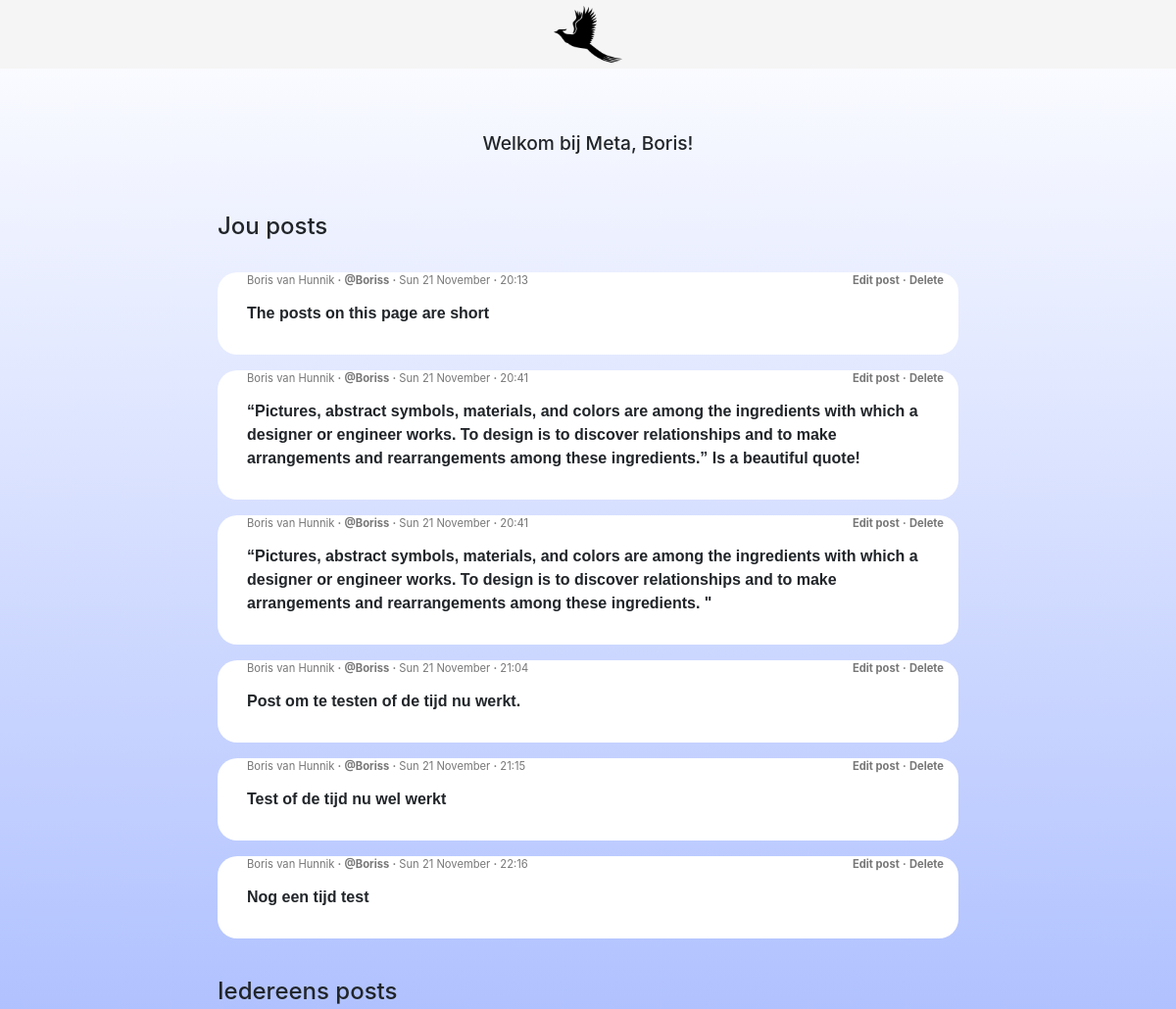
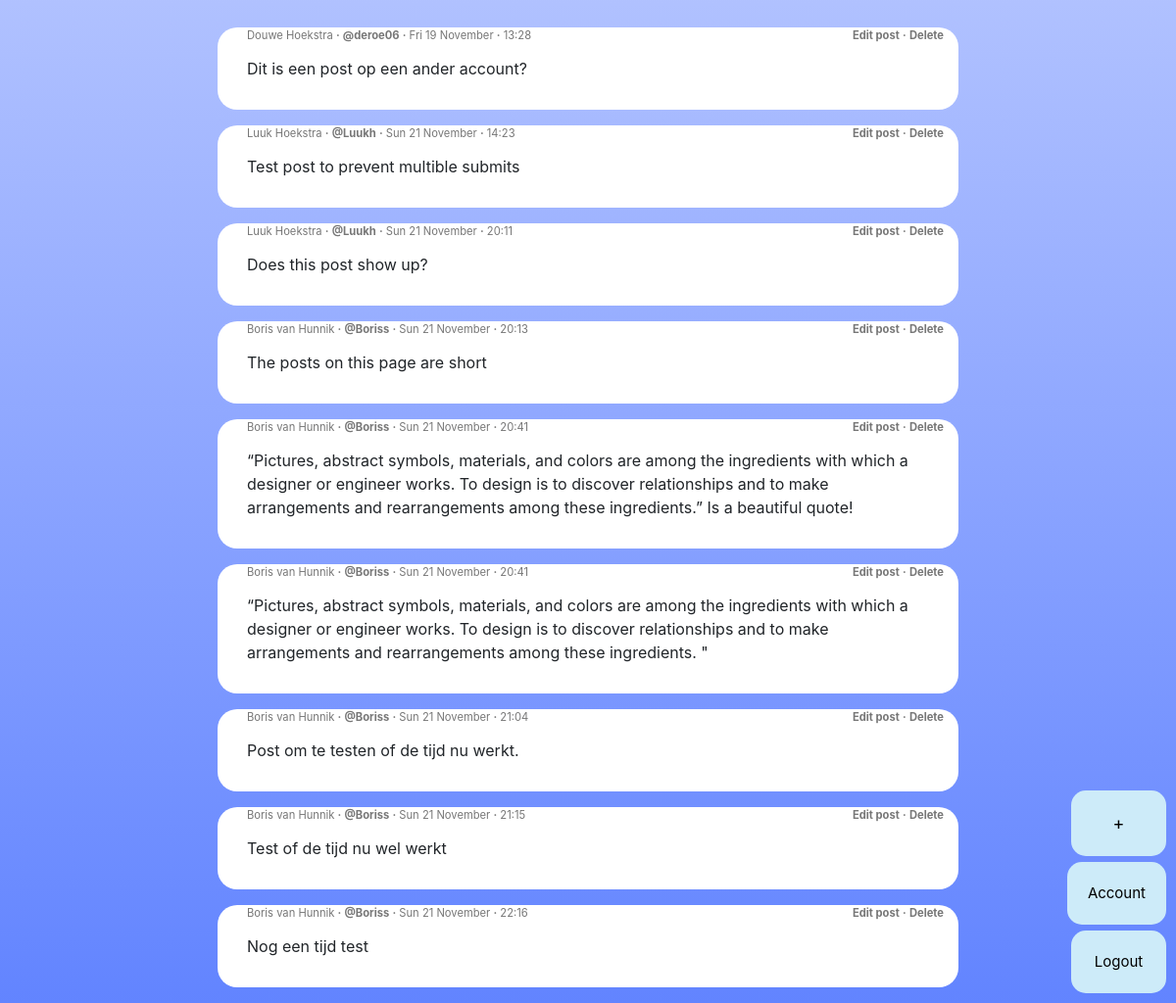
/ (signed in), run on an earlier commit of the app's database (2 pictures, top to bottom).
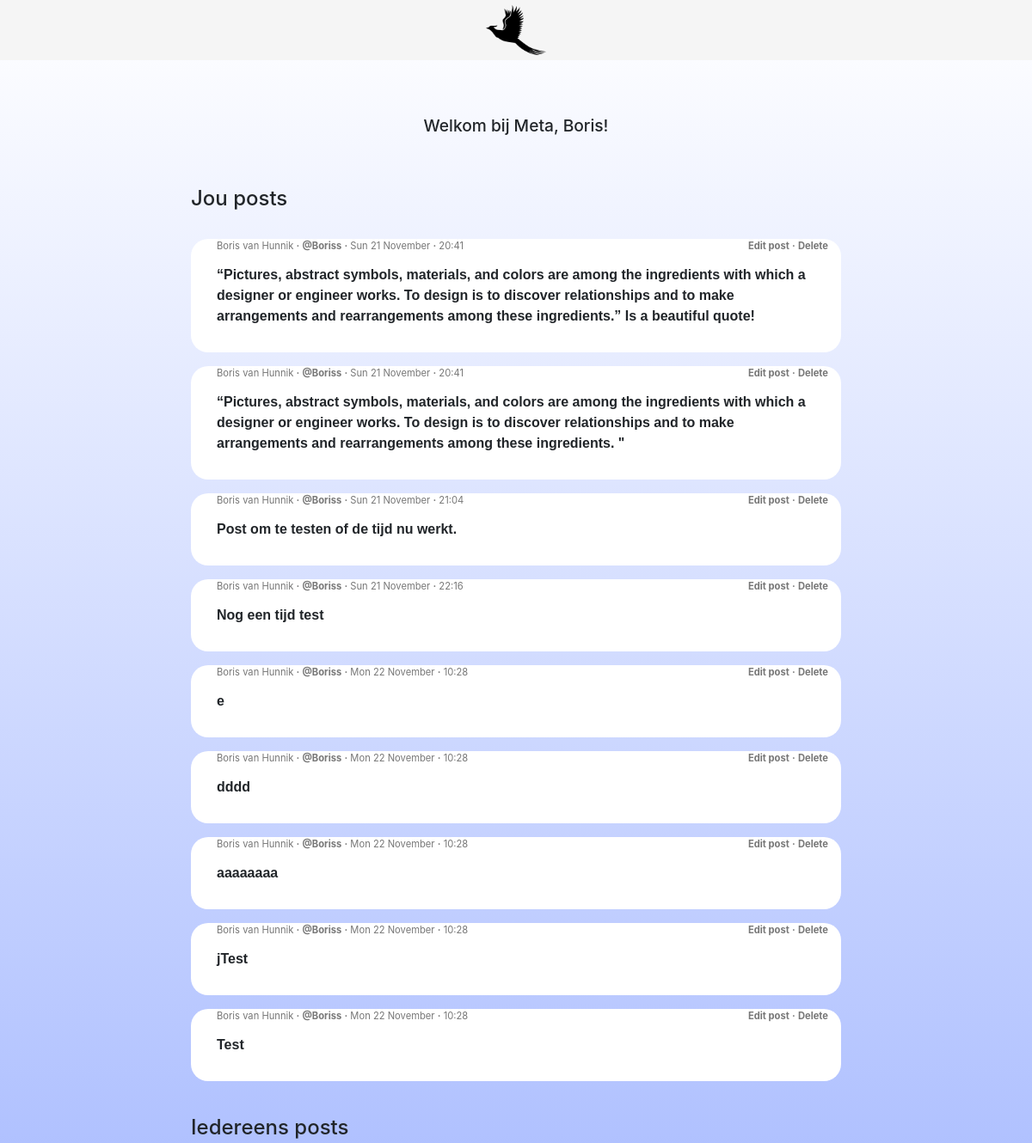
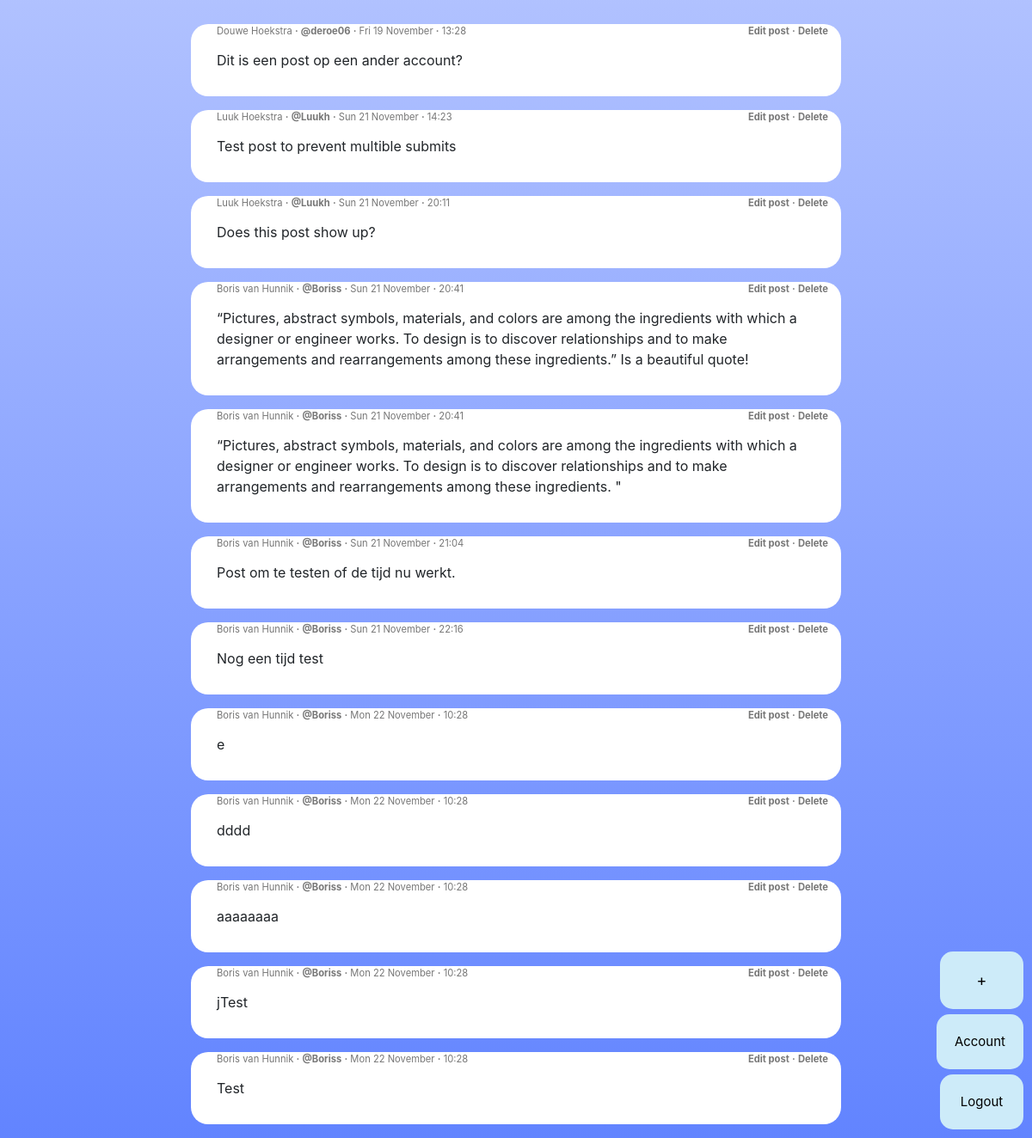
And on a later commit of the database (2 pictures, top to bottom).
### website/models.py (models this page shows)
class User(db.Model, UserMixin):
    id = db.Column(db.Integer, primary_key=True)
    email = db.Column(db.String(150), nullable=False, unique=True)
    password = db.Column(db.String(150), nullable=False)
    user_name = db.Column(db.String(150), nullable=False, unique=True)
    first_name = db.Column(db.String(150), nullable=False)
    last_name = db.Column(db.String(150), nullable=False)
    birth_date = db.Column(MyDateTime)
    creation_date = db.Column(db.DateTime(timezone=True), nullable=False, default=datetime.utcnow)
    notes = db.relationship('Note', back_populates='user')

class Note(db.Model):
    id = db.Column(db.Integer, primary_key=True)
    data = db.Column(db.String(10000), nullable=False)
    date = db.Column(db.DateTime(timezone=True), nullable=False, default=datetime.now())
    user_id = db.Column(db.Integer, db.ForeignKey('user.id'))
    user = db.relationship('User', back_populates='notes')

### website/views.py (the view, shortened to what this page needs)
@views.route('/', methods=['GET', 'POST'])
@login_required
def home():
    Notes = Note.query.all()
    Users = User.query.all()
    for user in Users:
        print(user.user_name)
    return render_template("home.html", user=current_user, posts=Notes, people=Users)

### website/__init__.py (called while the page is built)
def create_app():
    app = Flask(__name__)
    app.config['SECRET_KEY'] = 'SeCReT key that no one knows'
    app.config['SQLALCHEMY_DATABASE_URI'] = f'sqlite:///{DB_NAME}'
    db.init_app(app)
    from .views import views
    from .auth import auth
    app.register_blueprint(views, url_prefix='/')
    app.register_blueprint(auth, url_prefix='/')
    from .models import User, Note
    create_database(app)
    login_manager = LoginManager()
    login_manager.login_view = 'auth.login'
    login_manager.init_app(app)
    @login_manager.user_loader
    def load_user(id):
        return User.query.get(int(id))
    return app

### website/templates/home.html (shortened to what this page needs)
{% extends "base.html" %}{% block title %}Meta{% endblock %} {% block content %}
<div class="header">
  <div class="container">
    <div class="home">
      <div>
        <br />
        <h1 class="Welkom">Welkom bij Meta, {{current_user.first_name}}!</h1>
      </div>
      <br />
      <h4>Jou posts</h4>
      <br />
      {% for notes in user.notes %}
      <ul style="list-style-type: none">
        <li>
          <span class="left">
            {{ notes.user.first_name}} {{notes.user.last_name}}
            <strong>·</strong> <strong>@{{notes.user.user_name}}</strong>
            <strong>·</strong> {{notes.date.strftime('%a %d %B')}}
            <strong>·</strong> {{notes.date.strftime('%H:%M')}}
          </span>
          <span class="right"
            ><a type="button" class="text-button">Edit post</a>
            <strong>·</strong>
            <a
              type="button"
              class="text-button"
              onClick="deleteNote({{notes.id}})"
              >Delete</a
            >
          </span>
          <div id="fake-post2">{{ notes.data }}</div>
        </li>
      </ul>
      {% endfor %}
      <div id="allposts">
        <br />
        <h4>Iedereens posts</h4>
        <br />
        {% for notes in posts %}
        <ul style="list-style-type: none">
          <li>
            <span class="left">
              {{ notes.user.first_name}} {{notes.user.last_name}}
              <strong>·</strong> <strong>@{{notes.user.user_name}}</strong>
              <strong>·</strong> {{notes.date.strftime('%a %d %B')}}
              <strong>·</strong> {{notes.date.strftime('%H:%M')}}
            </span>
            <span class="right"
              ><a type="button" class="text-button">Edit post</a>
              <strong>·</strong>
              <a
                type="button"
                class="text-button"
                onClick="deleteNote({{notes.id}})"
                >Delete</a
              >
            </span>
            <div id="fake-post-tot">{{ notes.data }}</div>
          </li>
        </ul>
        {% endfor %}
      </div>
    </div>
  </div>
  <button class="buttonpost" id="myBtn">+</button>
  <a id="account" href="/account"
    ><button class="butaccount">Account</button></a
  >
  <a id="logout" href="/logout"><button class="butlogout">Logout</button></a>
</div>
{% endblock %}

### website/templates/base.html (shortened to what this page needs)
<!DOCTYPE html>
<html>
  <head>
    <link
      rel="stylesheet"
      href="https://stackpath.bootstrapcdn.com/bootstrap/4.4.1/css/bootstrap.min.css"
    />
    <link
      rel="stylesheet"
      href="https://stackpath.bootstrapcdn.com/font-awesome/4.7.0/css/font-awesome.min.css"
    />
    <link
      rel="stylesheet"
      href="https://use.fontawesome.com/releases/v5.0.7/css/all.css"
    />
  </head>
  <body>
    <div class="taskbar">
      {% if user.is_authenticated %}
      <a id="home" href="/"
        ><img
          src="static/images/Logo-website.jpg"
          alt="Logo van de website
            als home knop"
          class="imgHome"
          width="70px"
          height="70px"
      /></a>
      {% endif %}
    </div>
    <div class="container">{% block content %} {% endblock %}</div>
  </body>
</html>

### website/static/css/index.css (style rules this page uses)
* { margin: 0; padding: 0; outline: none; box-sizing: border-box; }
html { min-height: 100%; }
body { background: linear-gradient(180deg, #FFFFFF 0%, #6284FF 100%); font-family: TwitterChirp, -apple-system, BlinkMacSystemFont, "Segoe UI", Roboto, Helvetica, Arial, sans-serif; }
.home { margin: 1% 15%; }
.left { float: left; text-align: left; padding-left: 30px; }
.right { float: right; text-align: right; padding-right: 15px; }
.text-button { font-weight: bold; }
.taskbar { overflow: hidden; position: fixed; top: 0; width: 100%; }
.imgHome { display: block; margin-left: auto; margin-right: auto; cursor: pointer; }
#fake-post-tot { background-color: white; padding: 30px; border-radius: 20px; }
#fake-post2 { font-family: Arial; background-color: white; font-weight: bold; padding: 30px; border-radius: 20px; }
h1 { font-size: 1.2rem; margin-top: 40px; margin-bottom: 35px; }
span { font-size: .7em; color: #777; }
.buttonpost { color: black; border-color: #cdebf9; text-align: center; padding: 20px 35px; font-size: 18px; width: 97px; text-decoration: none; cursor: pointer; background-color: #cdebf9; cursor: pointer; border: 10px; border-radius: 15px; position: fixed; bottom: 150px; right: 10px; }
.butaccount { border-color: #cdebf9; font-size: 15px; border: 0; border-radius: 15px; color: black; background: #cdebf9; padding: 21px 21px; cursor: pointer; position: fixed; bottom: 80px; right: 10px; }
.butlogout { border-color: #cdebf9; font-size: 15px; border: 0; border-radius: 15px; color: black; background: #cdebf9; padding: 21px 21px; cursor: pointer; position: fixed; bottom: 10px; right: 10px; width: 97px; }
.Welkom { text-align: center; margin-top: 100px; }

What changed in the data, as far as the page shows it:
removed Note: user.first_name "Boris", user.last_name "van Hunnik", user.user_name "Boriss", date "Sun 21 November", date "20:13", data "The posts on this page are short"
removed Note: user.first_name "Boris", user.last_name "van Hunnik", user.user_name "Boriss", date "Sun 21 November", date "21:15", data "Test of de tijd nu wel werkt"
added Note: user.first_name "Boris", user.last_name "van Hunnik", user.user_name "Boriss", date "Mon 22 November", date "10:28", data "e"
added Note: user.first_name "Boris", user.last_name "van Hunnik", user.user_name "Boriss", date "Mon 22 November", date "10:28", data "dddd"
added Note: user.first_name "Boris", user.last_name "van Hunnik", user.user_name "Boriss", date "Mon 22 November", date "10:28", data "aaaaaaaa"
added Note: user.first_name "Boris", user.last_name "van Hunnik", user.user_name "Boriss", date "Mon 22 November", date "10:28", data "jTest"
added Note: user.first_name "Boris", user.last_name "van Hunnik", user.user_name "Boriss", date "Mon 22 November", date "10:28", data "Test"
